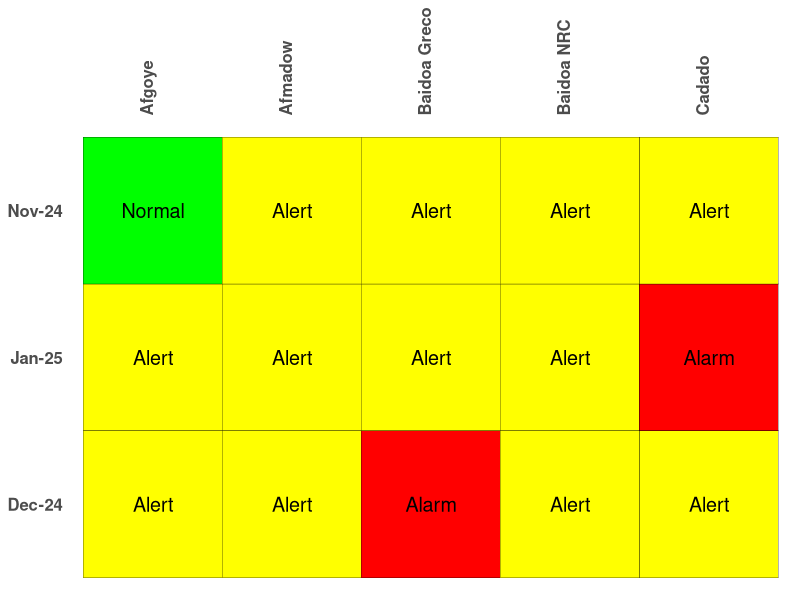

Reproduce this figure in R.
library(ggplot2)
library(dplyr)

# Sample Data (Replace this with actual dataset)
data <- data.frame(
  Month = rep(c("Jan-25", "Dec-24", "Nov-24"), each = 5),  
  Location = rep(c("Afgoye", "Afmadow", "Cadado", "Baidoa Greco", "Baidoa NRC"), times = 3),
  Status = c("Alert", "Alert", "Alarm", "Alert", "Alert",
             "Alert", "Alert", "Alert", "Alarm", "Alert",
             "Normal", "Alert", "Alert", "Alert", "Alert")
)

# Define color mapping
status_colors <- c("Normal" = "green", "Alert" = "yellow", "Alarm" = "red")

# Plot
ggplot(data, aes(x = Location, y = Month, fill = Status)) +
  geom_tile(color = "black") +  # Creates the table grid
  geom_text(aes(label = Status), size = 5) +  # Display text inside the cells
  scale_fill_manual(values = status_colors) +  # Apply custom colors
  scale_x_discrete(position = "top") +  # Move x-axis labels to the top
  theme_minimal() +
  theme(
    axis.text.x = element_text(size = 12, face = "bold", angle = 90, hjust = 0),  # Rotate labels for readability
    axis.text.y = element_text(size = 12, face = "bold"),  # Rotate labels for readability
    axis.title = element_blank(),  # Remove axis titles
    panel.grid = element_blank(),  # Remove background grid
    legend.position = "none"  # Hide legend (optional)
  )
